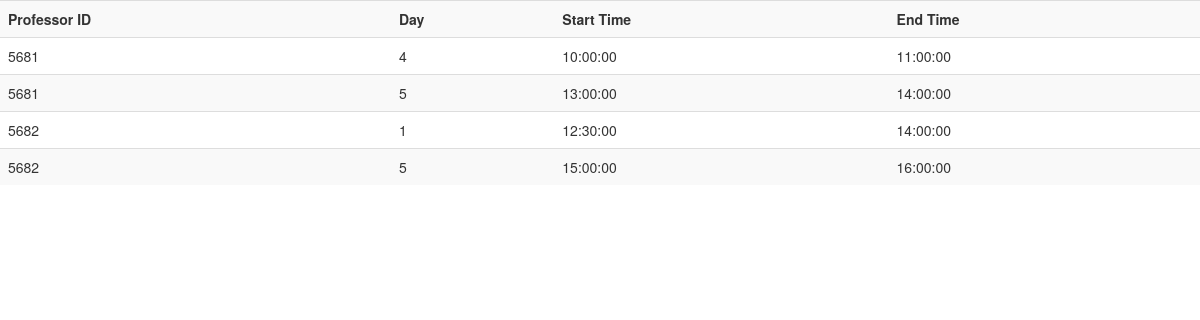
Page /milestone3/TaskD/show_availability.php on the committed database.
### tables this page shows
CREATE TABLE Availability(
    professorID INT(11) NOT NULL,
    day INT(1) NOT NULL,
    starts TIME,
    ends TIME,
    PRIMARY KEY(professorID, day),
    FOREIGN KEY(professorID) REFERENCES Users(userID) ON DELETE CASCADE 
    );

### milestone3/TaskD/show_availability.php (the view, shortened to what this page needs)
<!DOCTYPE html>
<html>
<head>
    <link rel="stylesheet" href="https://maxcdn.bootstrapcdn.com/bootstrap/3.3.7/css/bootstrap.min.css">
    <link rel="stylesheet" href="https://maxcdn.bootstrapcdn.com/bootstrap/3.3.7/css/bootstrap-theme.min.css">
</head>
<body>
<?php
require_once('setupdb.php');
$sql = "SELECT * FROM Availability;";
$result = mysqli_query($conn, $sql);
if ($result->num_rows > 0){
?>
<table class="table table-striped">
    <tr>
        <th>Professor ID</th>
        <th>Day</th>
        <th>Start Time</th>
        <th>End Time</th>
    </tr>
    <?php
    while ($row= mysqli_fetch_assoc($result)) {
        ?>
        <tr>
            <td><?php echo $row['professorID'] ?></td>
            <td><?php echo $row['day'] ?></td>
            <td><?php echo $row['starts'] ?></td>
            <td><?php echo $row['ends'] ?></td>
        </tr>
        <?php
    }
    }else {
        echo "<p>Item not found.</p>";
    }
?>
</table>
</body>
</html>

### rows in the picture
availability: professorID "5681", day "4", starts "10:00:00", ends "11:00:00"
availability: professorID "5681", day "5", starts "13:00:00", ends "14:00:00"
availability: professorID "5682", day "1", starts "12:30:00", ends "14:00:00"
availability: professorID "5682", day "5", starts "15:00:00", ends "16:00:00"
